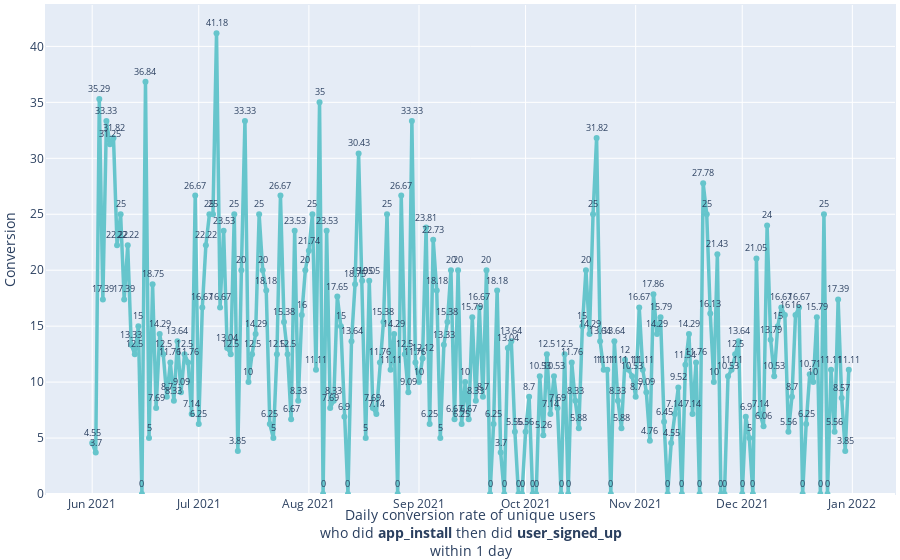

The code cell stored with this chart in its notebook:
### Code cell
app_install >> user_signed_up

### Figure 1 — Plotly figure (JSON) as saved in the notebook; plotly's stock layout.template omitted (floating-point values rounded to 4 significant figures; data arrays with more than 128 entries replaced by an {"elided": "..."} marker saying what was removed)
{"data": [{"customdata": {"elided": "214x5 mixed values"}, "hovertemplate": "<b>%{x}</b>\n                    <br /><b>%{customdata[4]}</b>\n                    <br />\n                    <br />Conversion: <b>%{y}%</b>             \n                    <br />Activated users:<b>%{customdata[0]}</b>                    \n                    <br />Converted users: <b>%{customdata[1]}</b>\n                    <br />\n                    <br />Activated event count:<b>%{customdata[2]}</b>                    \n                    <br />Converted event count:<b>%{customdata[3]}</b>                            \n                    <extra></extra>\n            ", "legendgroup": "", "line": {"color": "rgb(102, 197, 204)", "dash": "solid", "width": 3.5}, "marker": {"symbol": "circle"}, "mode": "markers+lines+text", "name": "", "orientation": "v", "showlegend": false, "text": {"elided": "214 float values"}, "textfont": {"size": 9}, "textposition": "top center", "type": "scatter", "x": {"elided": "214 str values"}, "xaxis": "x", "y": {"elided": "214 float values"}, "yaxis": "y"}], "layout": {"autosize": true, "bargap": 0.3, "bargroupgap": 0.15, "hoverlabel": {"font": {"size": 12}}, "hovermode": "closest", "legend": {"title": {"text": "group"}, "tracegroupgap": 0}, "margin": {"b": 15, "l": 5, "pad": 1, "r": 5, "t": 5}, "uniformtext": {"minsize": 8, "mode": "hide"}, "xaxis": {"anchor": "y", "domain": [0, 1], "title": {"text": "Daily conversion rate of unique users<br />who did <b>app_install</b> then did <b>user_signed_up</b><br />within 1 day "}}, "yaxis": {"anchor": "x", "domain": [0, 1], "rangemode": "tozero", "title": {"text": "Conversion"}}}}
